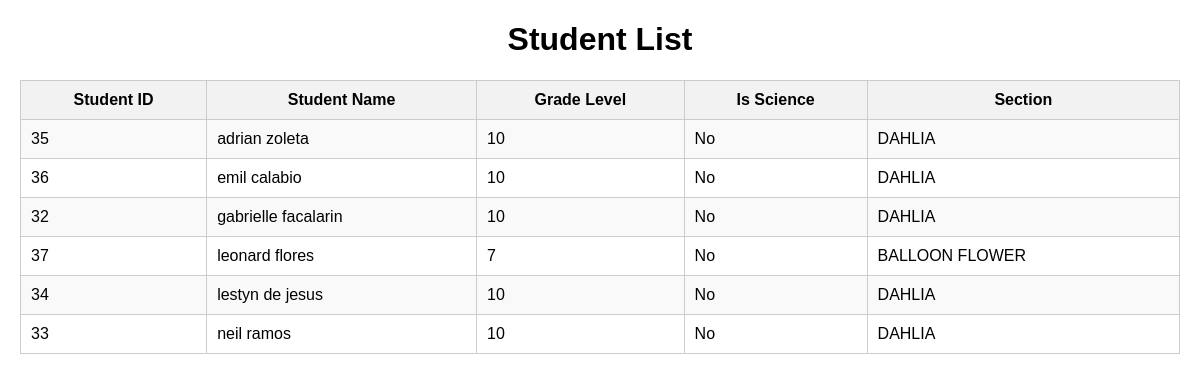
/manage-students.php, run on the app's committed database.
### tables this page shows
CREATE TABLE `students` (
  `student_id` int(11) NOT NULL,
  `student_name` varchar(255) NOT NULL,
  `grade_level` int(11) NOT NULL,
  `is_science` tinyint(1) NOT NULL DEFAULT 0,
  `section_name` varchar(255) NOT NULL,
  `grade_level_id` int(11) NOT NULL,
  `section_id` int(11) DEFAULT NULL
);

CREATE TABLE `sections` (
  `id` int(11) NOT NULL,
  `section_name` varchar(255) NOT NULL,
  `section_type` varchar(50) NOT NULL
);

### manage-students.php (the view, shortened to what this page needs)
<?php
$hostName = "localhost";
$dbUser = "root";
$dbPassword = "";
$dbName = "users";
$conn = mysqli_connect($hostName, $dbUser, $dbPassword, $dbName);
$sqlStudents = "SELECT students.student_id, students.student_name, students.grade_level, students.is_science, sections.section_name
                FROM students
                LEFT JOIN sections ON students.section_id = sections.id
                ORDER BY students.student_name ASC";
$resultStudents = mysqli_query($conn, $sqlStudents);
?>
<!DOCTYPE html>
<html lang="en">
<head>
</head>
<body>
    <h1>Student List</h1>
    <table>
        <tr>
            <th>Student ID</th>
            <th>Student Name</th>
            <th>Grade Level</th>
            <th>Is Science</th>
            <th>Section</th>
        </tr>
        <?php while ($row = mysqli_fetch_assoc($resultStudents)) : ?>
            <tr>
                <td><?php echo $row['student_id']; ?></td>
                <td><?php echo $row['student_name']; ?></td>
                <td><?php echo $row['grade_level']; ?></td>
                <td><?php echo $row['is_science'] ? 'Yes' : 'No'; ?></td>
                <td><?php echo $row['section_name'] ?? 'N/A'; ?></td>
            </tr>
        <?php endwhile; ?>
    </table>
</body>
</html>

### manage-students.php (style rules this page uses)
body { font-family: Arial, sans-serif; margin: 20px; }
h1 { text-align: center; }
table { width: 100%; border-collapse: collapse; margin-bottom: 20px; }
th, td { padding: 10px; border: 1px solid #ccc; }
th { background-color: #f2f2f2; }
tr:nth-child(even) { background-color: #f9f9f9; }

### data on the page
students: student_id "35", student_name "adrian zoleta", grade_level "10", is_science "No", section.section_name "DAHLIA"
students: student_id "36", student_name "emil calabio", grade_level "10", is_science "No", section.section_name "DAHLIA"
students: student_id "32", student_name "gabrielle facalarin", grade_level "10", is_science "No", section.section_name "DAHLIA"
students: student_id "37", student_name "leonard flores", grade_level "7", is_science "No", section.section_name "BALLOON FLOWER"
students: student_id "34", student_name "lestyn de jesus", grade_level "10", is_science "No", section.section_name "DAHLIA"
students: student_id "33", student_name "neil ramos", grade_level "10", is_science "No", section.section_name "DAHLIA"
